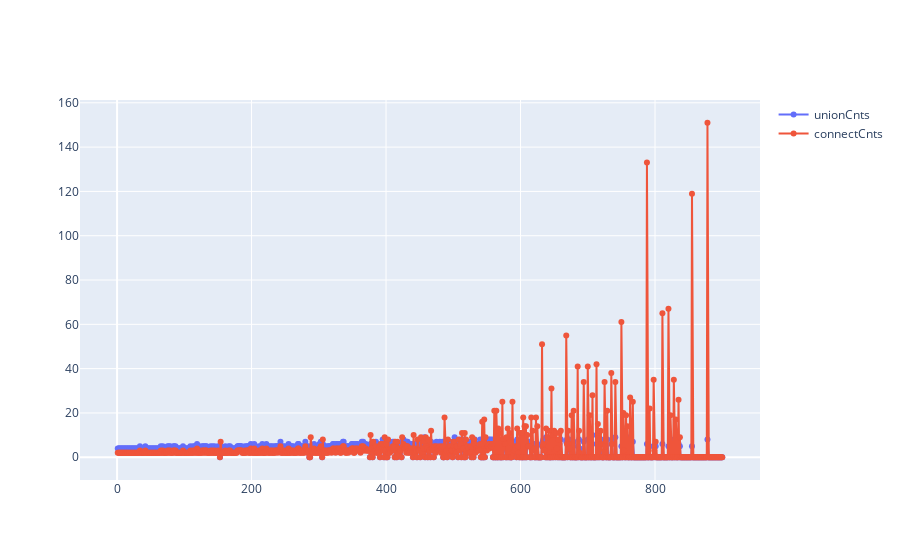

Write notebook code for a chart like this one.
### Code cell
class WeightQuickUnion:
    def __init__(self, N: int) -> None:
        # 以触点为索引的数组id[]作为基本数据结构来表示所有分量
        self.ids = []
        # 由触点索引的各个根节点所对应的分量的大小
        self.sz = []
        # 分量数量
        self.cnt = N
        for i in range(N):
            self.ids.append(i)
            self.sz.append(1)
            
        # 统计访问次数
        self.uT = 0 # union方法访问数组的次数
        self.cT = 0 # connect方法访问数组的次数

    # 在p和q之间增加一条连接
    # quick-union本质上是在创建一棵树
    def union(self, p: int, q: int):
        pRoot, pFindCnt = self.find(p)
        qRoot, qFinfCnt = self.find(q)
        
        self.uT += pFindCnt
        self.uT += qFinfCnt
        
        if pRoot == qRoot:
            return
        # 防止一棵树过大，让树平衡
        self.uT += 2
        if self.sz[pRoot] < self.sz[qRoot]:
            self.ids[pRoot] = qRoot
            self.sz[qRoot] += self.sz[pRoot]
        else:
            self.ids[qRoot] = pRoot
            self.sz[pRoot] += self.sz[qRoot]
        
        # p和q连接后, 连通分量数就会减少一个(p和q原本不在一个连通分量内)
        self.cnt-=1

    # p(0到N-1)所在分量的唯一标识
    def find(self, p: int) -> (int,int):
        findCnt = 1 # 至少访问一次
        while p != self.ids[p]: # 因为初始化是用触点的值设置的，所以当p = ids[p]时代表这是个根节点
            findCnt += 1 # 如果没有找到根节点需要继续访问
            p = self.ids[p]
        return (p, findCnt)

    # 如果p和q存在于同一分量中则返回true
    def connected(self, p: int, q: int) -> bool:
        pRoot, pFindCnt = self.find(p)
        qRoot, qFinfCnt = self.find(q)
        self.cT += pFindCnt
        self.cT += qFinfCnt
        return pRoot == qRoot

    # 连通分量的数量
    def count(self) -> int:
        return self.cnt
    
    def drawData(self) -> (int,int):
        return (self.uT,self.cT)
    
# 读取测试数据
import requests
response = requests.get('https://algs4.cs.princeton.edu/15uf/mediumUF.txt')
lines = response.iter_lines(decode_unicode=True)
N = int(next(lines))
uf = WeightQuickUnion(N)

unionCnts = []
connectCnts = []
pairName = []
# 进行quick-Union
try:
    order = 0
    while True:
        order += 1
        nums = next(lines).split()
        p = int(nums[0])
        q = int(nums[1])
        pairName.append(order)
        if uf.connected(p,q):
            unionCnts.append(0)
            connectCnts.append(0)
            continue
        uf.union(p,q)
        unionCnt, connectCnt = uf.drawData()
        unionCnts.append(unionCnt)
        connectCnts.append(connectCnt)
        uf.cT = 0
        uf.uT = 0
except StopIteration:
    print("Iteration finished")     

print(f"{uf.count()} components") 


import plotly.graph_objects as go
fig = go.Figure()
fig.add_trace(go.Scatter(x=pairName, y=unionCnts,mode='lines+markers',name="unionCnts"))
fig.add_trace(go.Scatter(x=pairName, y=connectCnts,mode='lines+markers',name="connectCnts"))
fig.show()

### Figure 1 — Plotly figure (JSON) as saved in the notebook; plotly's stock layout.template omitted (floating-point values rounded to 4 significant figures; data arrays with more than 128 entries replaced by an {"elided": "..."} marker saying what was removed)
{"data": [{"mode": "lines+markers", "name": "unionCnts", "type": "scatter", "x": {"elided": "900 int values"}, "y": {"elided": "900 int values"}}, {"mode": "lines+markers", "name": "connectCnts", "type": "scatter", "x": {"elided": "900 int values"}, "y": {"elided": "900 int values"}}], "layout": {}}
